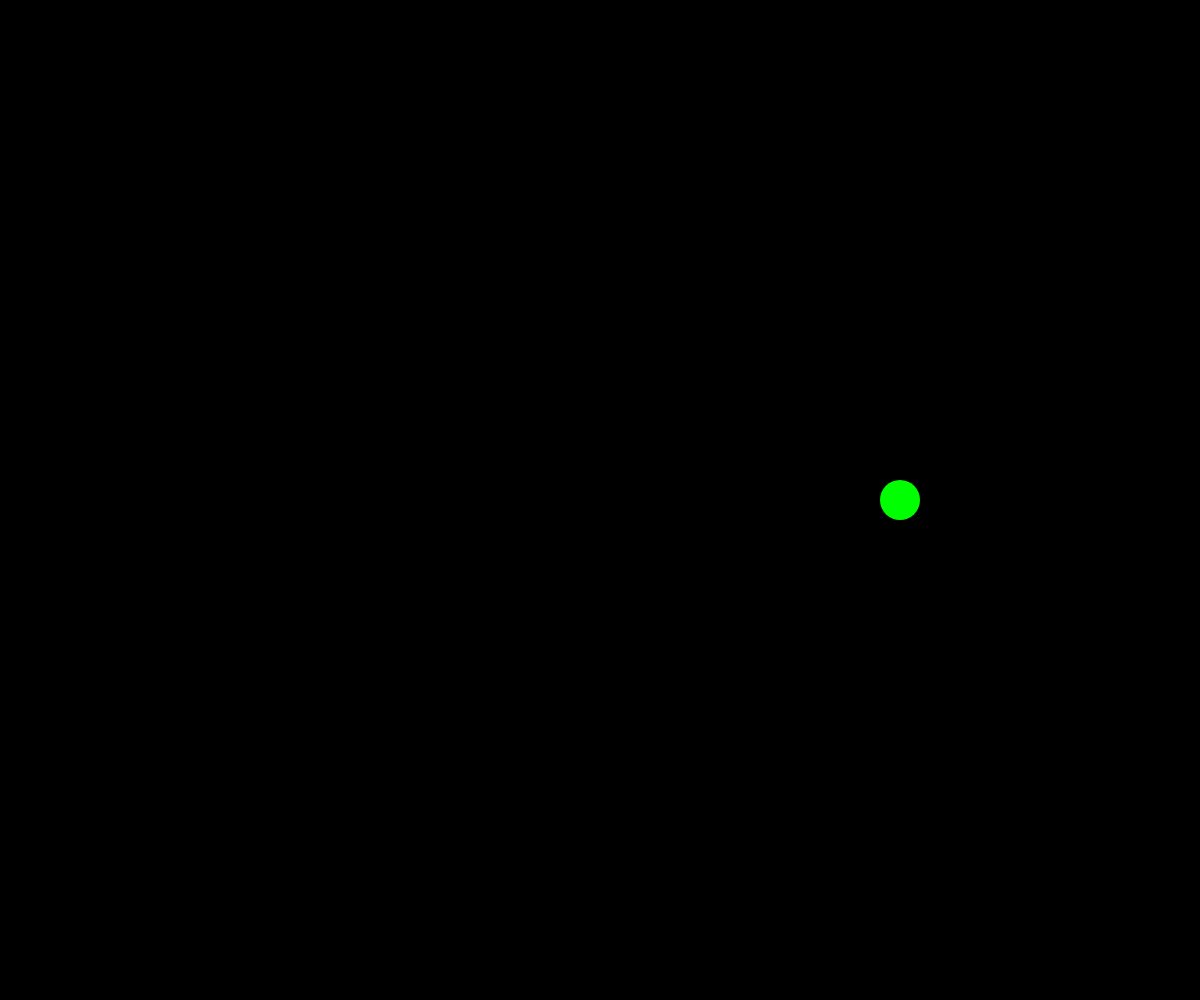
Frame 1 (no input)
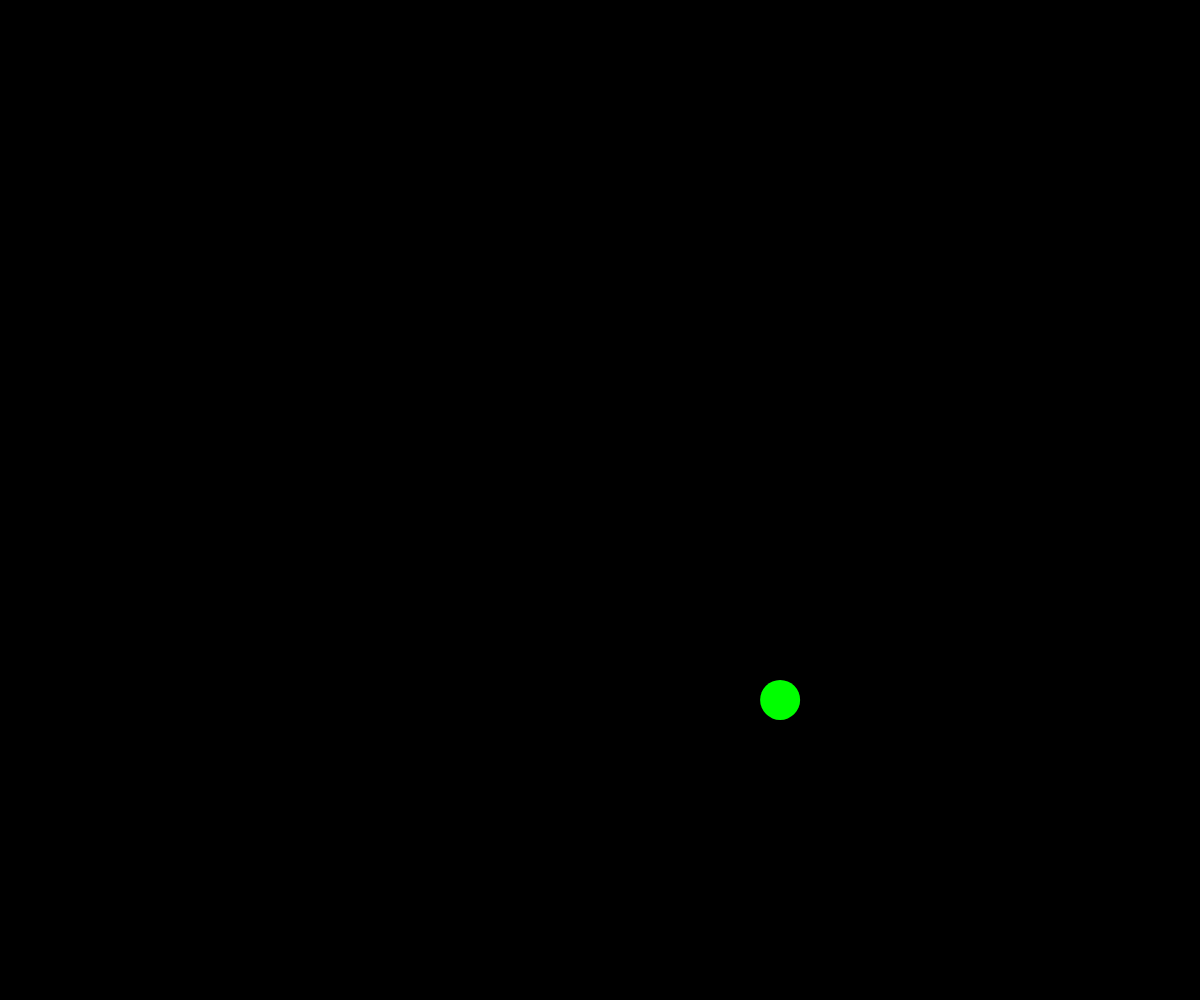
Frame 60 (no input)
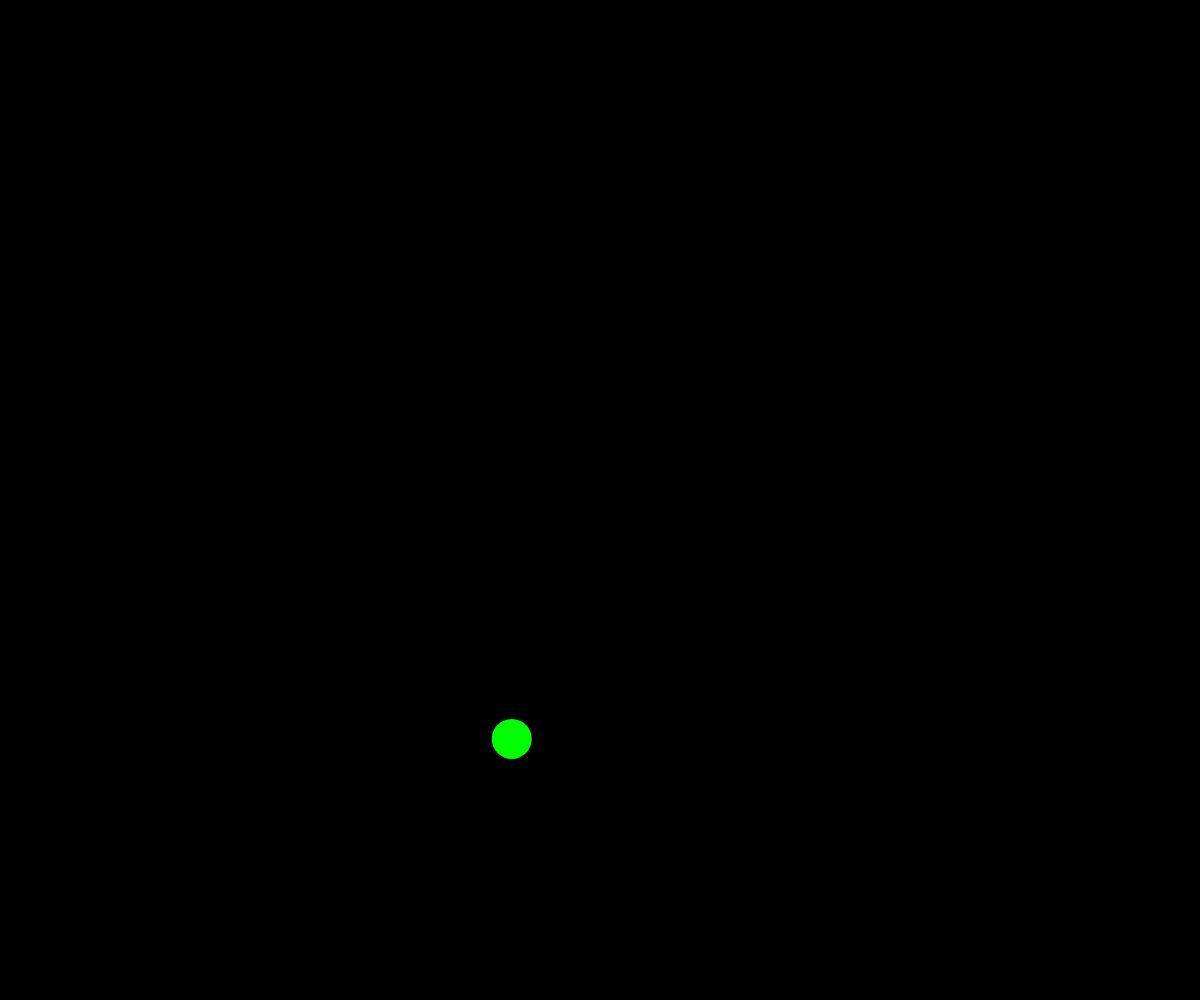
Frame 120 (the mouse pressed at the canvas centre since frame 60)

The p5.js sketch that drew these frames (run headless with seeded random() and noise() and a simulated clock; from frame 60 on, the mouse is pressed at the canvas centre):

// p5.js sketch
// ── sketch.js
var t = 0;

function setup() {
  createCanvas(windowWidth, windowHeight);
  stroke(0, 255, 0);
  strokeWeight(40);
}

function draw() {
  clear();
  background(0);

  var theta = t * Math.PI / 200;
  var x = Math.cos(theta);
  var y = Math.sin(theta);

  point((0.5 + 0.25 * x) * windowWidth,
        (0.5 + 0.25 * y) * windowHeight);

  t += 1;
}
